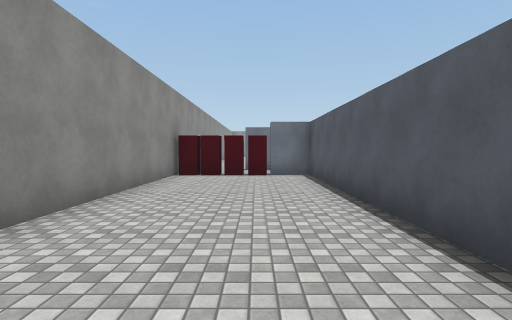
view 1 (above)

16 first-person views from a walk through a Unity game level. The camera is 1.4 m above the floor, tilts 2° down and sees 80° across. The floor is counted in squares, 2 m on a side. Each view is taken from the middle of a square. On the plan, view 1 faces up. The plan holds only what a view shows up to about 10 squares ahead; the rest is blank. The place goes on beyond the plan. The player is left out. Surface patterns are stand-ins for the level's own textures.

view 2
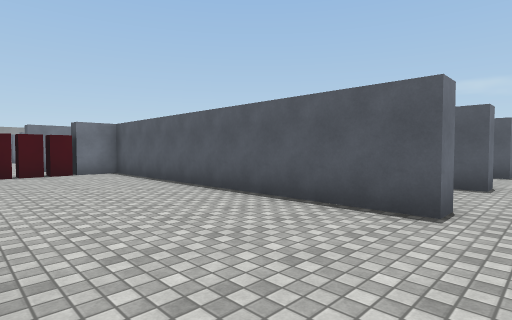

view 3
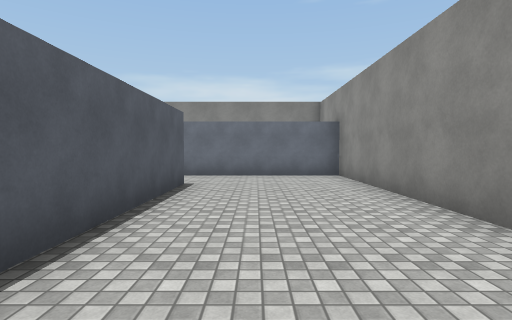

view 4
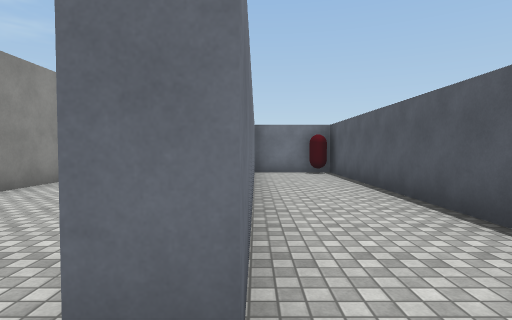

view 5
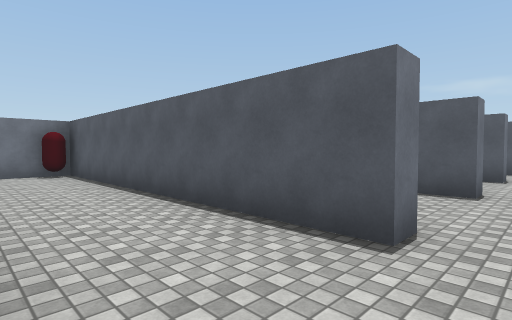

view 6
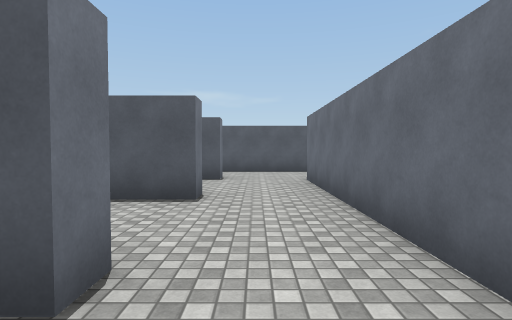

view 7
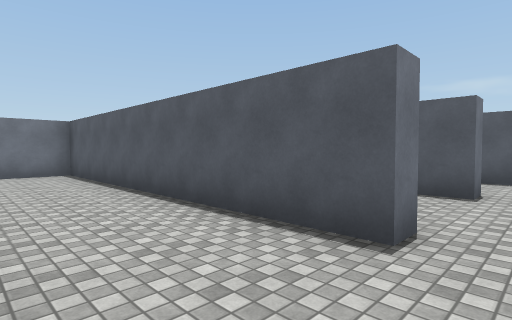

view 8
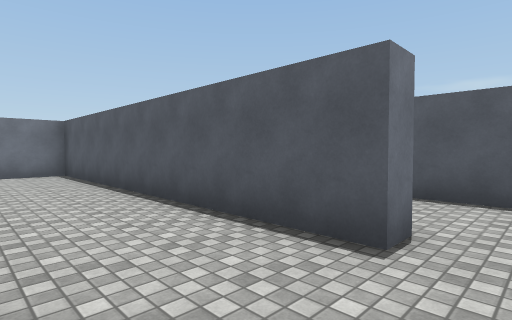

view 9
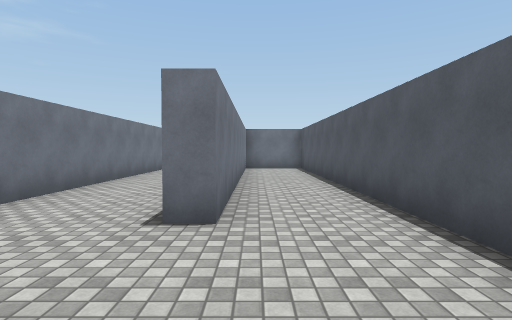

view 10
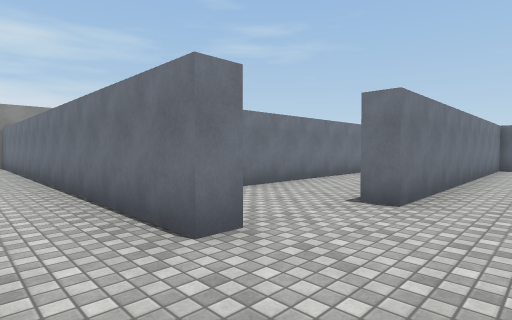

view 11
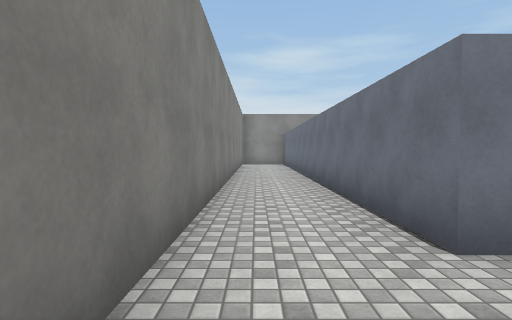

view 12
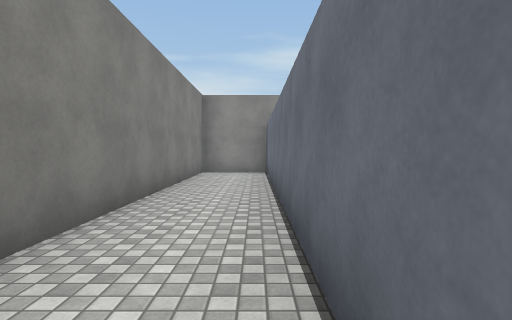

view 13
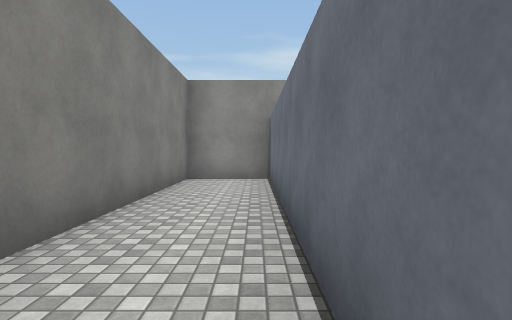

view 14
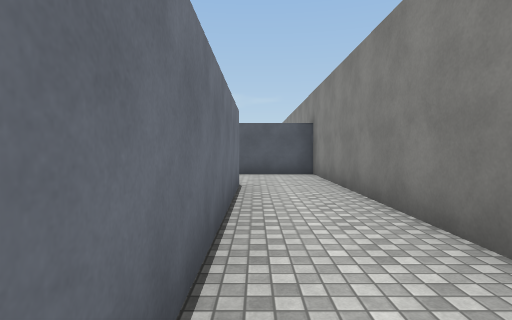

view 15
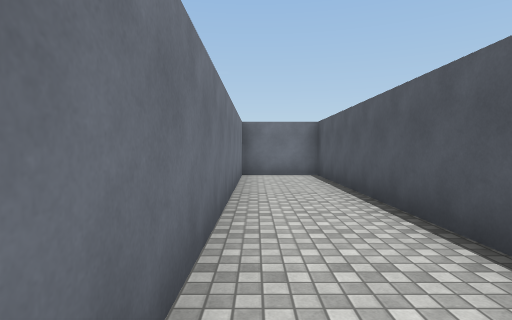

view 16
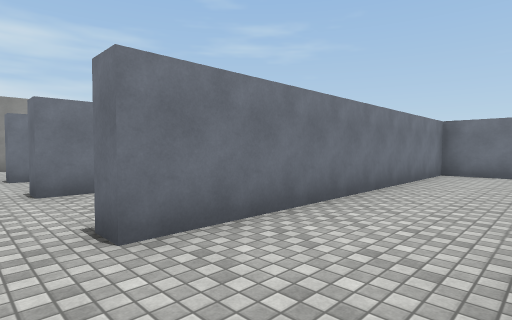

### Floor plan
Ten units are one square. View 1 is at (0, 0); x grows to the right and y downward. Boxes are objects, and circles mark ways between rooms. Rooms are numbered by the first view taken in them; rooms with no view inside come last. Other rooms are left out.
<svg viewBox="-30 -100 162 151">
<path fill="none" stroke="#000" d="M15 2 15 -83 4 -83M-22 -88 -22 22 20 22M20 -39 20 2 15 2M48 2 43 2 43 -75M32 -83 19 -83M48 -6 48 2M78 2 73 2 73 -83 58 -83M44 22 76 22M106 2 101 2 101 -83 78 -83 78 2M76 22 100 22M100 22 100 27 -22 27 -22 46 127 46 127 26M127 26 127 -83 106 -83 106 2"/>
<rect x="-25" y="-85" width="10" height="10" fill="#bbb"><title>red block</title></rect>
<rect x="-15" y="-95" width="10" height="10" fill="#bbb"><title>red block</title></rect>
<rect x="-5" y="-95" width="10" height="10" fill="#bbb"><title>red block</title></rect>
<rect x="35" y="-85" width="10" height="10" fill="#bbb"><title>red capsule</title></rect>
<circle cx="20" cy="10" r="3" fill="#2a7"/>
<circle cx="40" cy="10" r="3" fill="#2a7"/>
<circle cx="70" cy="10" r="3" fill="#2a7"/>
<circle cx="100" cy="10" r="3" fill="#2a7"/>
<circle cx="115" cy="20" r="3" fill="#2a7"/>
<text x="-10" y="-40">1</text>
<text x="30" y="-30">2</text>
<text x="60" y="-30">3</text>
<text x="90" y="-30">4</text>
<text x="50" y="30">5</text>
<text x="110" y="-30">6</text>
</svg>
Room 1 opens to room 2. Room 2 opens to room 3. Room 3 opens to room 4. Room 4 opens to room 6. Room 5 opens to room 6.

Where each view was taken, in squares from view 1:
view 1: 0 up, 0 right, facing up
view 2: 1 down, 2 left, facing up-right
view 3: 6 up, 0 right, facing down
view 4: 1 down, 2 right, facing up
view 5: 1 down, 2 right, facing up-right
view 6: 1 down, 3 right, facing right
view 7: 1 down, 5 right, facing up-right
view 8: 1 down, 8 right, facing up-right
view 9: 3 down, 11 right, facing up
view 10: 4 down, 12 right, facing up-left
view 11: 4 down, 12 right, facing left
view 12: 3 down, 7 right, facing left
view 13: 3 down, 5 right, facing left
view 14: 3 down, 4 right, facing right
view 15: 0 up, 11 right, facing up
view 16: 1 down, 10 right, facing up-left
